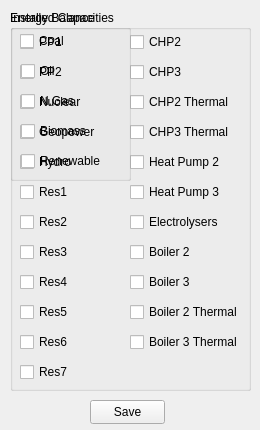
<?xml version="1.0" encoding="UTF-8"?>
<ui version="4.0">
 <class>MainWindow</class>
 <widget class="QMainWindow" name="MainWindow">
  <property name="geometry">
   <rect>
    <x>0</x>
    <y>0</y>
    <width>260</width>
    <height>430</height>
   </rect>
  </property>
  <property name="windowTitle">
   <string>Ranges Form</string>
  </property>
  <widget class="QWidget" name="centralwidget">
   <widget class="QGroupBox" name="groupBox_2">
    <property name="enabled">
     <bool>true</bool>
    </property>
    <property name="geometry">
     <rect>
      <x>10</x>
      <y>10</y>
      <width>241</width>
      <height>381</height>
     </rect>
    </property>
    <property name="title">
     <string>Installed Capacities</string>
    </property>
    <property name="flat">
     <bool>true</bool>
    </property>
    <widget class="QCheckBox" name="checkBox_11">
     <property name="geometry">
      <rect>
       <x>10</x>
       <y>230</y>
       <width>105</width>
       <height>24</height>
      </rect>
     </property>
     <property name="text">
      <string>Res3</string>
     </property>
    </widget>
    <widget class="QCheckBox" name="checkBox_12">
     <property name="geometry">
      <rect>
       <x>10</x>
       <y>110</y>
       <width>105</width>
       <height>24</height>
      </rect>
     </property>
     <property name="text">
      <string>Geopower</string>
     </property>
    </widget>
    <widget class="QCheckBox" name="checkBox_13">
     <property name="geometry">
      <rect>
       <x>10</x>
       <y>170</y>
       <width>105</width>
       <height>24</height>
      </rect>
     </property>
     <property name="text">
      <string>Res1</string>
     </property>
    </widget>
    <widget class="QCheckBox" name="checkBox_14">
     <property name="geometry">
      <rect>
       <x>10</x>
       <y>200</y>
       <width>105</width>
       <height>24</height>
      </rect>
     </property>
     <property name="text">
      <string>Res2</string>
     </property>
    </widget>
    <widget class="QCheckBox" name="checkBox_15">
     <property name="geometry">
      <rect>
       <x>10</x>
       <y>140</y>
       <width>105</width>
       <height>24</height>
      </rect>
     </property>
     <property name="text">
      <string>Hydro</string>
     </property>
    </widget>
    <widget class="QCheckBox" name="checkBox_16">
     <property name="geometry">
      <rect>
       <x>10</x>
       <y>260</y>
       <width>105</width>
       <height>24</height>
      </rect>
     </property>
     <property name="text">
      <string>Res4</string>
     </property>
    </widget>
    <widget class="QCheckBox" name="checkBox_17">
     <property name="geometry">
      <rect>
       <x>10</x>
       <y>320</y>
       <width>105</width>
       <height>24</height>
      </rect>
     </property>
     <property name="text">
      <string>Res6</string>
     </property>
    </widget>
    <widget class="QCheckBox" name="checkBox_18">
     <property name="geometry">
      <rect>
       <x>10</x>
       <y>290</y>
       <width>105</width>
       <height>24</height>
      </rect>
     </property>
     <property name="text">
      <string>Res5</string>
     </property>
    </widget>
    <widget class="QCheckBox" name="checkBox_19">
     <property name="geometry">
      <rect>
       <x>120</x>
       <y>140</y>
       <width>105</width>
       <height>24</height>
      </rect>
     </property>
     <property name="text">
      <string>Heat Pump 2</string>
     </property>
    </widget>
    <widget class="QCheckBox" name="checkBox_20">
     <property name="geometry">
      <rect>
       <x>120</x>
       <y>170</y>
       <width>105</width>
       <height>24</height>
      </rect>
     </property>
     <property name="text">
      <string>Heat Pump 3</string>
     </property>
    </widget>
    <widget class="QCheckBox" name="checkBox_21">
     <property name="geometry">
      <rect>
       <x>120</x>
       <y>200</y>
       <width>105</width>
       <height>24</height>
      </rect>
     </property>
     <property name="text">
      <string>Electrolysers</string>
     </property>
    </widget>
    <widget class="QCheckBox" name="checkBox_22">
     <property name="geometry">
      <rect>
       <x>120</x>
       <y>230</y>
       <width>105</width>
       <height>24</height>
      </rect>
     </property>
     <property name="text">
      <string>Boiler 2</string>
     </property>
    </widget>
    <widget class="QCheckBox" name="checkBox_24">
     <property name="geometry">
      <rect>
       <x>120</x>
       <y>80</y>
       <width>105</width>
       <height>24</height>
      </rect>
     </property>
     <property name="text">
      <string>CHP2 Thermal</string>
     </property>
    </widget>
    <widget class="QCheckBox" name="checkBox_26">
     <property name="geometry">
      <rect>
       <x>120</x>
       <y>260</y>
       <width>105</width>
       <height>24</height>
      </rect>
     </property>
     <property name="text">
      <string>Boiler 3</string>
     </property>
    </widget>
    <widget class="QCheckBox" name="checkBox_27">
     <property name="geometry">
      <rect>
       <x>120</x>
       <y>110</y>
       <width>105</width>
       <height>24</height>
      </rect>
     </property>
     <property name="text">
      <string>CHP3 Thermal</string>
     </property>
    </widget>
    <widget class="QCheckBox" name="checkBox_29">
     <property name="geometry">
      <rect>
       <x>120</x>
       <y>290</y>
       <width>118</width>
       <height>24</height>
      </rect>
     </property>
     <property name="text">
      <string>Boiler 2 Thermal</string>
     </property>
    </widget>
    <widget class="QCheckBox" name="checkBox_31">
     <property name="geometry">
      <rect>
       <x>120</x>
       <y>320</y>
       <width>118</width>
       <height>24</height>
      </rect>
     </property>
     <property name="text">
      <string>Boiler 3 Thermal</string>
     </property>
    </widget>
    <widget class="QCheckBox" name="checkBox_23">
     <property name="geometry">
      <rect>
       <x>10</x>
       <y>350</y>
       <width>105</width>
       <height>24</height>
      </rect>
     </property>
     <property name="text">
      <string>Res7</string>
     </property>
    </widget>
    <widget class="QCheckBox" name="checkBox_10">
     <property name="geometry">
      <rect>
       <x>10</x>
       <y>80</y>
       <width>105</width>
       <height>24</height>
      </rect>
     </property>
     <property name="text">
      <string>Nuclear</string>
     </property>
    </widget>
    <widget class="QCheckBox" name="checkBox_6">
     <property name="geometry">
      <rect>
       <x>10</x>
       <y>20</y>
       <width>105</width>
       <height>24</height>
      </rect>
     </property>
     <property name="text">
      <string>PP1</string>
     </property>
    </widget>
    <widget class="QCheckBox" name="checkBox_9">
     <property name="geometry">
      <rect>
       <x>120</x>
       <y>50</y>
       <width>105</width>
       <height>24</height>
      </rect>
     </property>
     <property name="text">
      <string>CHP3</string>
     </property>
    </widget>
    <widget class="QCheckBox" name="checkBox_7">
     <property name="geometry">
      <rect>
       <x>10</x>
       <y>50</y>
       <width>105</width>
       <height>24</height>
      </rect>
     </property>
     <property name="text">
      <string>PP2</string>
     </property>
    </widget>
    <widget class="QCheckBox" name="checkBox_8">
     <property name="geometry">
      <rect>
       <x>120</x>
       <y>20</y>
       <width>105</width>
       <height>24</height>
      </rect>
     </property>
     <property name="text">
      <string>CHP2</string>
     </property>
    </widget>
   </widget>
   <widget class="QGroupBox" name="groupBox">
    <property name="geometry">
     <rect>
      <x>10</x>
      <y>10</y>
      <width>121</width>
      <height>171</height>
     </rect>
    </property>
    <property name="title">
     <string>Energy Balance</string>
    </property>
    <property name="flat">
     <bool>true</bool>
    </property>
    <property name="checkable">
     <bool>false</bool>
    </property>
    <widget class="QCheckBox" name="checkBox_1">
     <property name="geometry">
      <rect>
       <x>10</x>
       <y>20</y>
       <width>105</width>
       <height>22</height>
      </rect>
     </property>
     <property name="text">
      <string>Coal</string>
     </property>
    </widget>
    <widget class="QCheckBox" name="checkBox_2">
     <property name="geometry">
      <rect>
       <x>11</x>
       <y>50</y>
       <width>105</width>
       <height>22</height>
      </rect>
     </property>
     <property name="text">
      <string>Oil</string>
     </property>
    </widget>
    <widget class="QCheckBox" name="checkBox_3">
     <property name="geometry">
      <rect>
       <x>11</x>
       <y>80</y>
       <width>105</width>
       <height>22</height>
      </rect>
     </property>
     <property name="text">
      <string>N.Gas</string>
     </property>
    </widget>
    <widget class="QCheckBox" name="checkBox_4">
     <property name="geometry">
      <rect>
       <x>11</x>
       <y>110</y>
       <width>105</width>
       <height>22</height>
      </rect>
     </property>
     <property name="text">
      <string>Biomass</string>
     </property>
    </widget>
    <widget class="QCheckBox" name="checkBox_5">
     <property name="geometry">
      <rect>
       <x>11</x>
       <y>140</y>
       <width>105</width>
       <height>22</height>
      </rect>
     </property>
     <property name="text">
      <string>Renewable</string>
     </property>
    </widget>
   </widget>
   <widget class="QPushButton" name="pushButton">
    <property name="geometry">
     <rect>
      <x>90</x>
      <y>400</y>
      <width>75</width>
      <height>24</height>
     </rect>
    </property>
    <property name="text">
     <string>Save</string>
    </property>
   </widget>
  </widget>
 </widget>
 <resources/>
 <connections/>
</ui>
